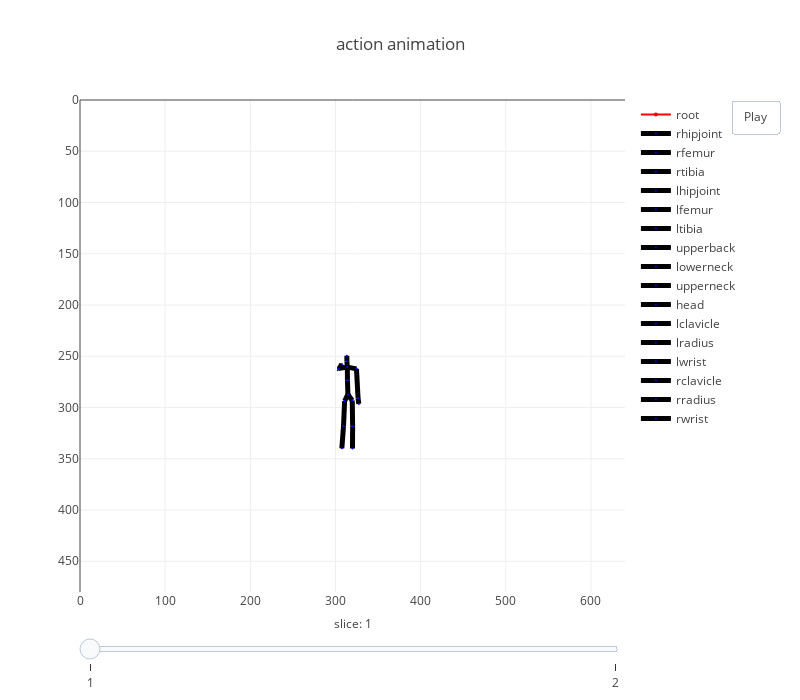

Notebook code for this chart:
### Code cell
read_and_show(1,1,0)

### Figure 1 — Plotly figure (JSON) as saved in the notebook; plotly's stock layout.template omitted (floating-point values rounded to 4 significant figures)
{"data": [{"marker": {"color": "red", "size": 4}, "name": "root", "type": "scatter", "uid": "ed60ec64-2245-4194-b59c-d4588ec32e99", "x": [314.6], "y": [287.3]}, {"line": {"color": "black", "width": 5}, "marker": {"color": "blue", "size": 2}, "name": "rhipjoint", "type": "scatter", "uid": "fc0c8b3e-9cbf-48c4-abe1-900eb1725a4a", "x": [319.7, 314.6], "y": [293.2, 287.3]}, {"line": {"color": "black", "width": 5}, "marker": {"color": "blue", "size": 2}, "name": "rfemur", "type": "scatter", "uid": "e6eadf39-ff07-454c-b2b4-ae0957bb60c5", "x": [320.2, 319.7], "y": [318.6, 293.2]}, {"line": {"color": "black", "width": 5}, "marker": {"color": "blue", "size": 2}, "name": "rtibia", "type": "scatter", "uid": "dad6e656-ab6d-47a9-9e3b-93d5c45d7dbf", "x": [320, 320.2], "y": [340, 318.6]}, {"line": {"color": "black", "width": 5}, "marker": {"color": "blue", "size": 2}, "name": "lhipjoint", "type": "scatter", "uid": "047a9156-0ee8-41b0-ab8b-67d3126b42b7", "x": [310.7, 314.6], "y": [293.9, 287.3]}, {"line": {"color": "black", "width": 5}, "marker": {"color": "blue", "size": 2}, "name": "lfemur", "type": "scatter", "uid": "1b2f93ee-f08f-44ab-acba-fc7e01c200b8", "x": [309.5, 310.7], "y": [318.1, 293.9]}, {"line": {"color": "black", "width": 5}, "marker": {"color": "blue", "size": 2}, "name": "ltibia", "type": "scatter", "uid": "ebcada3c-1830-45f4-bcf2-55b8340dd4b8", "x": [307.5, 309.5], "y": [339.9, 318.1]}, {"line": {"color": "black", "width": 5}, "marker": {"color": "blue", "size": 2}, "name": "upperback", "type": "scatter", "uid": "85605f39-bec4-44f1-85e2-903de901c8dc", "x": [314.1, 314.6], "y": [273.5, 287.3]}, {"line": {"color": "black", "width": 5}, "marker": {"color": "blue", "size": 2}, "name": "lowerneck", "type": "scatter", "uid": "4b044f7b-7f75-4316-8bb6-0a33b9ec109c", "x": [314.0, 314.1], "y": [260.6, 273.5]}, {"line": {"color": "black", "width": 5}, "marker": {"color": "blue", "size": 2}, "name": "upperneck", "type": "scatter", "uid": "af0c74c2-f523-4d9b-b48a-20ceda73f72c", "x": [313.4, 314.0], "y": [254.9, 260.6]}, {"line": {"color": "black", "width": 5}, "marker": {"color": "blue", "size": 2}, "name": "head", "type": "scatter", "uid": "a098f971-059b-4d86-bcaf-9f45d4fc5504", "x": [313.4, 313.4], "y": [249.6, 254.9]}, {"line": {"color": "black", "width": 5}, "marker": {"color": "blue", "size": 2}, "name": "lclavicle", "type": "scatter", "uid": "8e0265c1-1d46-4177-8e5e-a53af4b05d03", "x": [303.1, 314.0], "y": [261.9, 260.6]}, {"line": {"color": "black", "width": 5}, "marker": {"color": "blue", "size": 2}, "name": "lradius", "type": "scatter", "uid": "9436a625-36e1-4032-8e62-56737e5be346", "x": [304.2, 303.1], "y": [262.5, 261.9]}, {"line": {"color": "black", "width": 5}, "marker": {"color": "blue", "size": 2}, "name": "lwrist", "type": "scatter", "uid": "a6106714-f7dc-4e8a-95d2-805c29db97a6", "x": [307.5, 304.2], "y": [257.5, 262.5]}, {"line": {"color": "black", "width": 5}, "marker": {"color": "blue", "size": 2}, "name": "rclavicle", "type": "scatter", "uid": "826dd843-a950-4080-a11f-f1571c8dddeb", "x": [324.7, 314.0], "y": [262.3, 260.6]}, {"line": {"color": "black", "width": 5}, "marker": {"color": "blue", "size": 2}, "name": "rradius", "type": "scatter", "uid": "d849c261-bb0c-4c4e-8b4f-9e10ae76d211", "x": [326.5, 324.7], "y": [290.9, 262.3]}, {"line": {"color": "black", "width": 5}, "marker": {"color": "blue", "size": 2}, "name": "rwrist", "type": "scatter", "uid": "2f7203b2-5e1e-4b86-b940-dc2a6448f921", "x": [327.4, 326.5], "y": [296.5, 290.9]}], "layout": {"autosize": false, "height": 700, "sliders": [{"currentvalue": {"font": {"size": 12}, "prefix": "slice: ", "visible": true, "xanchor": "center"}, "len": 1, "steps": [{"args": [["frame1"], {"frame": {"duration": 70, "redraw": true}, "mode": "immediate", "transition": {"duration": 0}}], "label": "1", "method": "animate"}, {"args": [["frame2"], {"frame": {"duration": 70, "redraw": true}, "mode": "immediate", "transition": {"duration": 0}}], "label": "2", "method": "animate"}], "transition": {"duration": 0}, "x": 0, "y": 0}], "title": {"text": "action animation"}, "updatemenus": [{"buttons": [{"args": [null], "label": "Play", "method": "animate"}], "pad": {"r": 10, "t": 0}, "showactive": false, "type": "buttons", "x": 1.3, "xanchor": "right", "y": 1, "yanchor": "top"}], "width": 800, "xaxis": {"autorange": false, "range": [0, 640]}, "yaxis": {"autorange": false, "range": [480, 0]}}}
